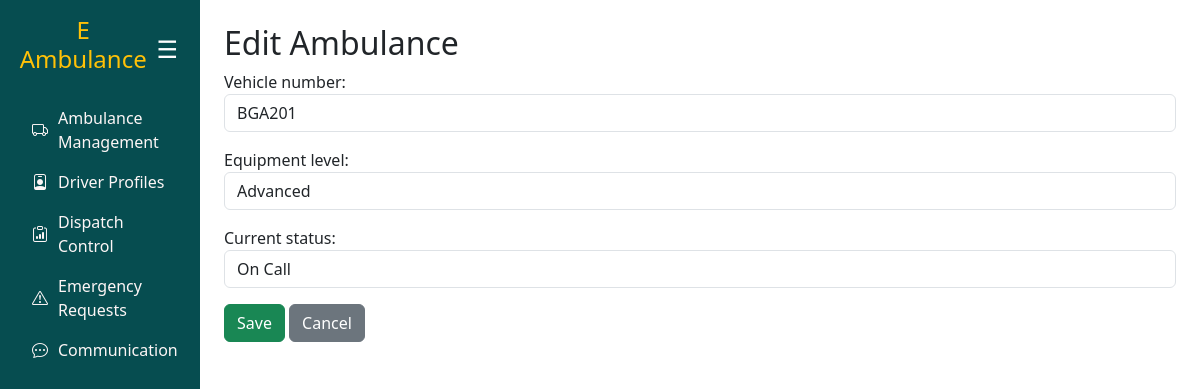
The page /ambulances/2/update/ on the database as committed earlier.
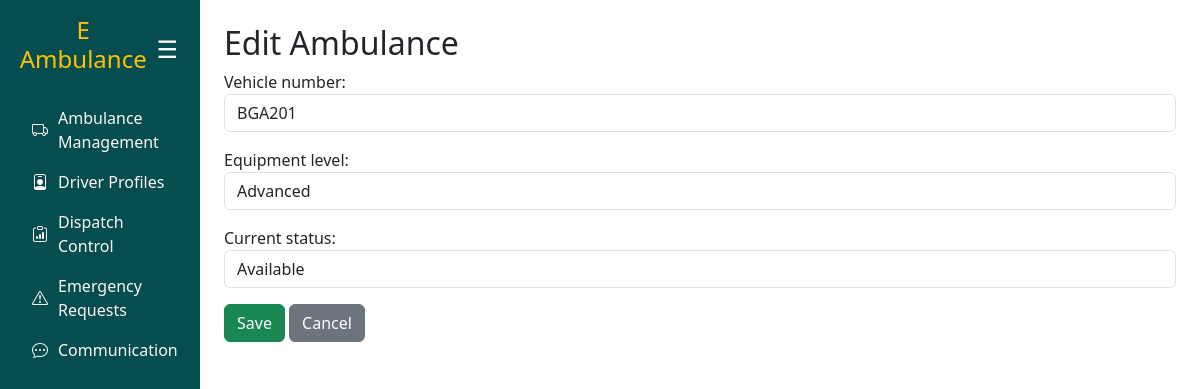
The same page on the database as committed later.
### ambulance/models.py (models this page shows, shortened)
class Ambulance(models.Model):
    AMBULANCE_STATUS = [
        ("available", "Available"),
        ("on_call", "On Call"),
        ("maintenance", "Maintenance"),
    ]
    EQUIPMENT_LEVELS = [
        ("basic", "Basic"),
        ("advanced", "Advanced"),
    ]
    ambulanceid = models.AutoField(primary_key=True)
    vehicle_number = models.CharField(max_length=50, unique=True)
    equipment_level = models.CharField(max_length=10, choices=EQUIPMENT_LEVELS)
    current_status = models.CharField(max_length=15, choices=AMBULANCE_STATUS, default="available")

### ambulance/views.py (the view)
# urls.py: path("ambulances/<int:pk>/update/", views.ambulance_update, name="ambulance_update"),
def ambulance_update(request, pk):
    ambulance = get_object_or_404(Ambulance, pk=pk)
    if request.method == "POST":
        form = AmbulanceForm(request.POST, instance=ambulance)
        if form.is_valid():
            form.save()
            return redirect("ambulance_list")
    else:
        form = AmbulanceForm(instance=ambulance)
    return render(request, "ambulance_form.html", {"form": form, "title": "Edit Ambulance"})

### ambulance/forms.py
class AmbulanceForm(forms.ModelForm):
    class Meta:
        model = Ambulance
        fields = ["vehicle_number", "equipment_level", "current_status"]
        widgets = {
            "vehicle_number": forms.TextInput(attrs={"class": "form-control"}),
            "equipment_level": forms.Select(attrs={"class": "form-control"}),
            "current_status": forms.Select(attrs={"class": "form-control"}),
        }

### ambulance/templates/ambulance_form.html (shortened to what this page needs)
{% extends "base.html" %}
{% block content %}
<h2>{{ title }}</h2>
<form method="post">
    {{ form.as_p }}
    <button type="submit" class="btn btn-success">Save</button>
    <a href="{% url 'ambulance_list' %}" class="btn btn-secondary">Cancel</a>
</form>
{% endblock %}

Rows that differ between the two databases and show on the page:
changed Ambulance "BGA201": current_status "On Call" → "Available"
